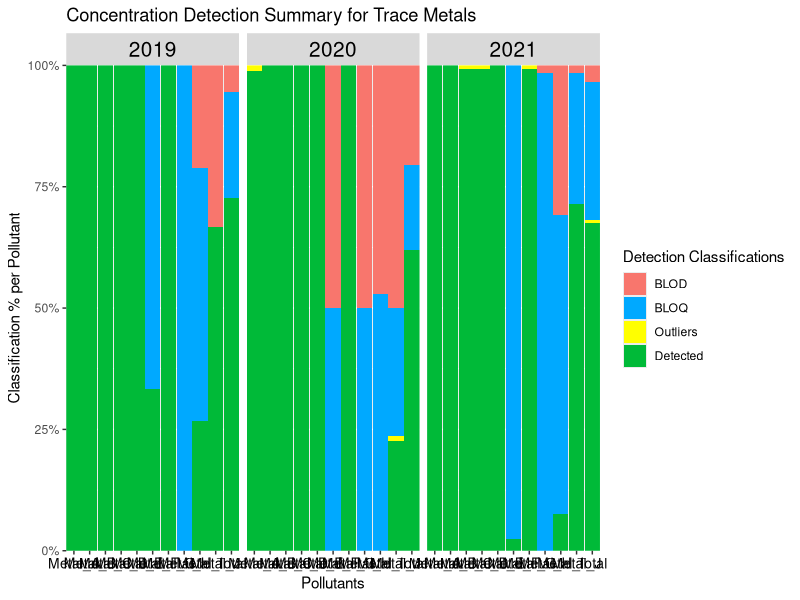
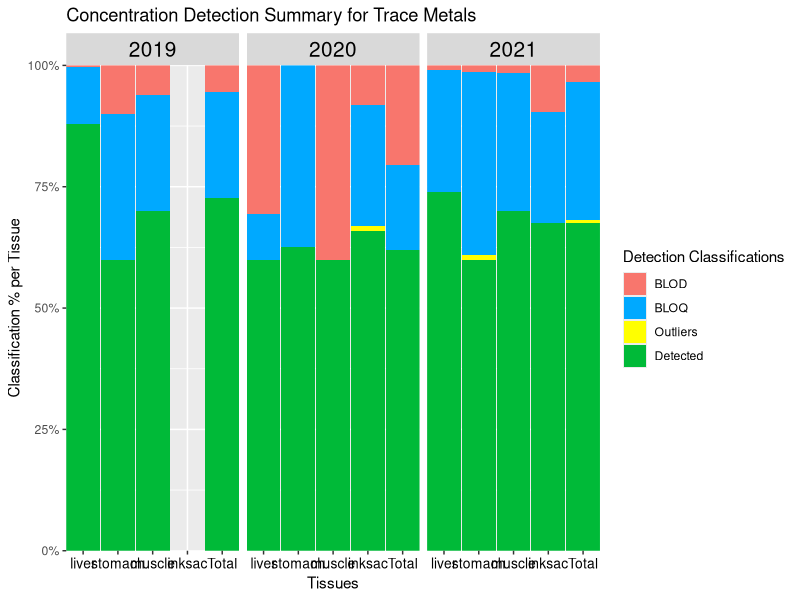
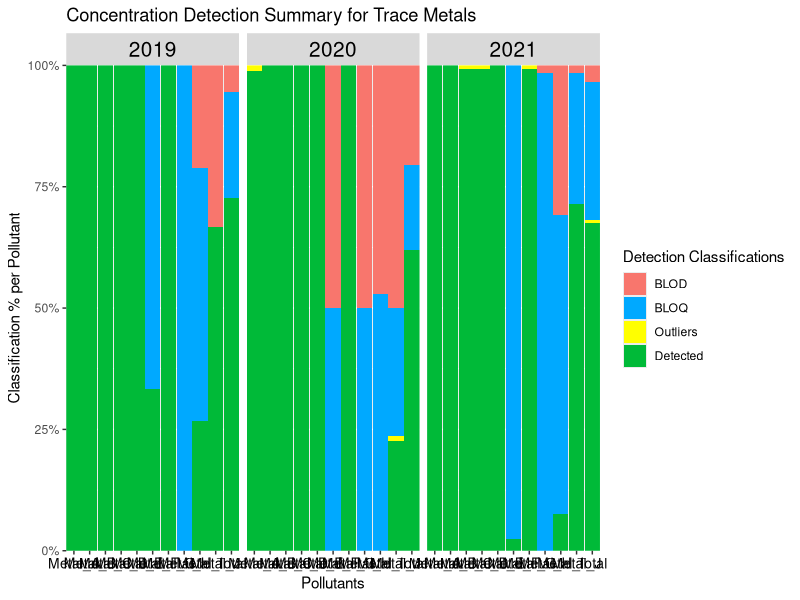
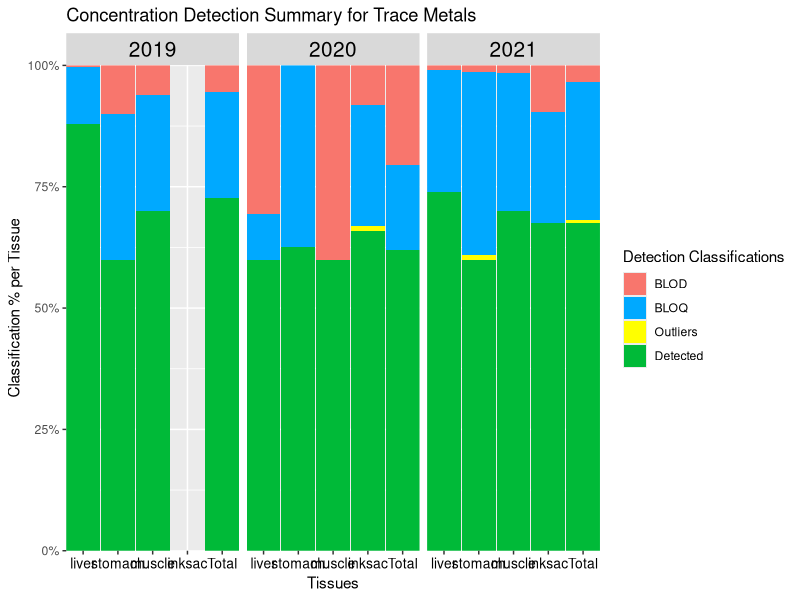

R code for these plots, in order:
#LOADING LIBRARIES----
library(ggplot2)  # For plotting graphs
library(grid) # for creating, modifying, and arranging graphical objects ("grobs") like text, lines, rectangles, and complex layouts.
library(dplyr) # for data manipulation
library(tidyr) # For a collection of R packages used for data manipulation and visualization.
library(stringr) # For String Manipulation
library(tibble) # for modern, user-friendly reimagining of data frames with better printing and subsetting features.
library(openxlsx) # for  reading, writing, and editing Excel files directly from R.



#Data Processor Function before doing analysis
#IT is recommended that the 'Keep_LOQ_values' argument remain as FALSE to remove all values below blank control (BB) or LOQ (BLOQ) to get a more accurate figure for the number of outliers within the dataset for the detection summary otherwise it will also classify values that are BB or BLOQ  as outliers leading to double counting.
process_dataset_for_detection_summary <- function(data, keep_LOQ_values=FALSE) {
  # Check if the dataset is Trace Metals.
  if (grepl("Metal", colnames(data)[16])) {
    
    # Processing for Trace Metals dataset
    data <- data %>%
      relocate(1:15, colnames(data)[16:25]) %>%
      mutate(across(4, ~ paste0(., ".")))  # Add "." to column 4
    
    # FUNCTIONS TO HELP MODIFY ID NUMBERS FOR FURTHER ANALYSIS (HM)
    ID_num_modifier <- function(x){#padding 0 to first two digits
      if (str_detect(substring(x[4],1,2),"\\.") == TRUE){ 
        modified_id=paste('0',substring(x[4],1,))
        modified_id<- gsub(" ", "",  modified_id)
        x[4] <- gsub(substring(x[4],1,), modified_id,  x[4])
      }
      return(x)
    }
    
    
    # Apply the 'ID_num_modifier' function and remove "." from the 'Area' column for data version 1 with numerical values as concentrationentrations
    data1 <- as.data.frame(t(apply(data, MARGIN = 1, ID_num_modifier)))
    data1$ID_num <- gsub("\\.", "", data1$ID_num)
    
    # Apply the 'ID_num_modifier' function and remove "." from the 'Area' column for data version 2 with classification groups (categorical values) representing concentration values
    data2 <- as.data.frame(t(apply(data, MARGIN = 1, ID_num_modifier)))
    data2$ID_num <- gsub("\\.", "", data2$ID_num)
    
    if(keep_LOQ_values == FALSE){
      cat("The LOQ values were replaced with 0.\n")
      # Replace "BLOQ" values with 0 in the relevant columns (16:25)
      data1[, 16:25] <- lapply(data1[, 16:25], gsub, pattern = ".*BLOQ.*", replacement = 0)
      data1[,c(16:25)] <- lapply(data1[,c(16:25)], gsub, pattern = ".*BB.*", replacement = 0)
      data1[,c(16:25)] <- lapply(data1[,c(16:25)], gsub, pattern = "^0$", replacement = 0)
      data1[,c(16:25)]  <- lapply(data1[,c(16:25)] , gsub, pattern = "N/A", replacement = 0)
      
      data2[,c(16:25)] <- lapply(data2[,c(16:25)], gsub, pattern = ".*BLOQ.*", replacement = 'BLOQ')
      data2[,c(16:25)] <- lapply(data2[,c(16:25)], gsub, pattern = ".*BB.*", replacement = 'BLOQ')
      data2[,c(16:25)] <- lapply(data2[,c(16:25)], gsub, pattern = "^0$", replacement = 'BLOD')
      data2[,c(16:25)]  <- lapply(data2[,c(16:25)] , gsub, pattern = "N/A", replacement = 'BLOD')
      data2[,c(16:25)] <- lapply(data2[,c(16:25)], gsub, pattern = "[0-9.]+", replacement = "Detected")
      return(list(dataset_with_numerical_values=data1, dataset_with_categorical_values=data2))
      
    }else{
      # Removing "BLOQ" and "BB" values in the relevant columns (16:25)
      data1[, 16:25] <- lapply(data1[, 16:25], gsub, pattern = " BLOQ", replacement = "")
      data1[,c(16:25)] <- lapply(data1[,c(16:25)], gsub, pattern = " BB", replacement = "")
      data1[,c(16:25)] <- lapply(data1[,c(16:25)], gsub, pattern = "^0$", replacement = 0)
      data1[,c(16:25)]  <- lapply(data1[,c(16:25)] , gsub, pattern = "N/A", replacement = 0)
      
      data2[,c(16:25)] <- lapply(data2[,c(16:25)], gsub, pattern = ".*BLOQ.*", replacement = 'BLOQ')
      data2[,c(16:25)] <- lapply(data2[,c(16:25)], gsub, pattern = ".*BB.*", replacement = 'BLOQ')
      data2[,c(16:25)] <- lapply(data2[,c(16:25)], gsub, pattern = "^0$", replacement = 'BLOD')
      data2[,c(16:25)]  <- lapply(data2[,c(16:25)] , gsub, pattern = "N/A", replacement = 'BLOD')
      data2[,c(16:25)] <- lapply(data2[,c(16:25)], gsub, pattern = "[0-9.]+", replacement = "Detected")
      
      process_with_user_input <- function() {
        # Ask the user if they want to keep LOQ values
        keep_loq <- readline(prompt = "Do you want to keep the original LOQ values? (yes/no): ")
        
        if (tolower(keep_loq) == "yes") {
          cat("You chose to keep LOQ values.\n")
          return("Keep LOQ") # Return a clear message indicating the choice
        } else if (tolower(keep_loq) == "no") {
          multiplier <- NA
          while (is.na(multiplier)) {
            user_input <- readline(prompt = "What number do you want to multiply the LOQ values by? ")
            multiplier <- suppressWarnings(as.numeric(user_input))
            
            if (is.na(multiplier)) {
              cat("Invalid input. Please enter a numeric value.\n")
            }
          }
          
          cat("You chose a multiplier of ", multiplier, ".\n")
          return(multiplier) # Return the chosen multiplier
        } else {
          cat("Invalid input. Please answer with 'yes' or 'no'.\n")
          return(NULL) # Return NULL for invalid input
        }
      }
      
      # To get user input for 
      user_choice <- process_with_user_input()
      
      # Modify "BLOQ" and "BB" values with userinput in the relevant columns (16:25)
      process_data <- function(data, multiplier) {
        # Validate user input
        if (is.na(multiplier)) {
          stop("Invalid multiplier. Please enter a numeric value.")
        }
        
        data1[, 16:25] <- lapply(16:25, function(index) {
          column <- data[[index]]  # Extract the column
          # Identify which values contain "BLOQ" or "BB"
          bloq_bb_mask <- grepl(" BLOQ| BB", column)
          # Remove "BLOQ" and "BB" text and convert to numeric
          cleaned_column <- suppressWarnings(as.numeric(gsub(" BLOQ| BB", "", column)))
          
          # Multiply only the masked values by the multiplier
          if (is.numeric(multiplier)) {
            cleaned_column[bloq_bb_mask] <- cleaned_column[bloq_bb_mask] * multiplier
          }
          
          # Return the updated column
          return(cleaned_column)
        })
        
        # Return the updated dataset
        return(list(dataset_with_numerical_values=data1, dataset_with_categorical_values=data2))
      }
      data1 <-process_data(data, user_choice)
      #return(list(dataset_with_numerical_values=data1, dataset_with_categorical_values=data2))
    }
    
  } else {
    # Processing for Organic Compounds dataset
    data <- data %>%
      relocate(Area, .after = ID_num) %>%
      mutate(across(4, ~ paste0(., ".")))  # Add "." to column 4
    
    # Convert column 6 to lowercase
    data[, 6] <- tolower(data[, 6])
    
    
    # FUNCTIONS TO HELP MODIFY ID NUMBERS FOR FURTHER ANALYSIS (HM)
    ID_num_modifier <- function(x){#padding 0 to first two digits
      if (str_detect(substring(x[4],1,2),"\\.") == TRUE){ 
        sk=paste('0',substring(x[4],1,))
        sk<- gsub(" ", "",  sk)
        x[4] <- gsub(substring(x[4],1,), sk,  x[4])
      }
      return(x)
    }
    
    # Apply the 'ID_num_modifier' function and remove "." from the 'Area' column for data version 1 with numerical values as concentrations
    data1 <- as.data.frame(t(apply(data, MARGIN = 1, ID_num_modifier)))
    data1$ID_num <- gsub("\\.", "", data1$ID_num)
    
    # Apply the 'ID_num_modifier' function and remove "." from the 'Area' column for data version 2 with classification groups representing concentration values
    data2 <- as.data.frame(t(apply(data, MARGIN = 1, ID_num_modifier)))
    data2$ID_num <- gsub("\\.", "", data2$ID_num)
    
    if(keep_LOQ_values == FALSE){
      cat("The LOQ values were replaced with 0.\n")
      # Replace "BLOQ", "N/A", and "0" values with 0 in the relevant columns (16:19)
      data1[, 16:19] <- lapply(data1[, 16:19], gsub, pattern = ".*BLOQ.*", replacement = 0)
      data1[, 16:19] <- lapply(data1[, 16:19], gsub, pattern = "N/A", replacement = 0)
      data1[, 16:19] <- lapply(data1[, 16:19], gsub, pattern = "^0$", replacement = 0)
      
      data2[,c(16:19)] <- lapply(data2[,c(16:19)], gsub, pattern = ".*BLOQ.*", replacement = 'BLOQ')
      data2[,c(16:19)] <- lapply(data2[,c(16:19)], gsub, pattern = "^0$", replacement = 'BLOD')
      data2[,c(16:19)]  <- lapply(data2[,c(16:19)] , gsub, pattern = "N/A", replacement = 'BLOD')
      data2[,c(16:19)] <- lapply(data2[,c(16:19)], gsub, pattern = "[0-9.]+", replacement = "Detected")
      
      return(list(dataset_with_numerical_values=data1, dataset_with_categorical_values=data2))
      
    }else{
      # Removing "BLOQ" and  values in the relevant columns (16:19)
      data1[, 16:19] <- lapply(data1[, 16:19], gsub, pattern = " BLOQ", replacement = "")
      data1[, 16:19] <- lapply(data1[, 16:19], gsub, pattern = "N/A", replacement = 0)
      data1[, 16:19] <- lapply(data1[, 16:19], gsub, pattern = "^0$", replacement = 0)
      
      data2[,c(16:19)] <- lapply(data2[,c(16:19)], gsub, pattern = ".*BLOQ.*", replacement = 'BLOQ')
      data2[,c(16:19)] <- lapply(data2[,c(16:19)], gsub, pattern = "^0$", replacement = 'BLOD')
      data2[,c(16:19)]  <- lapply(data2[,c(16:19)] , gsub, pattern = "N/A", replacement = 'BLOD')
      data2[,c(16:19)] <- lapply(data2[,c(16:19)], gsub, pattern = "[0-9.]+", replacement = "Detected")
      
      process_with_user_input <- function() {
        # Ask the user if they want to keep LOQ values
        keep_loq <- readline(prompt = "Do you want to keep LOQ values? (yes/no): ")
        
        if (tolower(keep_loq) == "yes") {
          cat("You chose to keep LOQ values.\n")
          return("Keep LOQ") # Return a clear message indicating the choice
        } else if (tolower(keep_loq) == "no") {
          multiplier <- NA
          
          while (is.na(multiplier)) {
            user_input <- readline(prompt = "What number do you want to multiply the LOQ values by? ")
            multiplier <- suppressWarnings(as.numeric(user_input))
            
            if (is.na(multiplier)) {
              cat("Invalid input. Please enter a numeric value.\n")
            }
          }
          
          cat("You chose a multiplier of ", multiplier, ".\n")
          return(multiplier) # Return the chosen multiplier
        } else {
          cat("Invalid input. Please answer with 'yes' or 'no'.\n")
          return(NULL) # Return NULL for invalid input
        }
      }
      
      # To get user input for 
      user_choice <- process_with_user_input()
      
      # Modify "BLOQ" and "BB" values with userinput in the relevant columns (16:25)
      process_data <- function(data, multiplier) {
        # Validate user input
        if (is.na(multiplier)) {
          stop("Invalid multiplier. Please enter a numeric value.")
        }
        data1[, 16:19] <- lapply(16:19, function(index) {
          column <- data[[index]]  # Extract the column
          # Identify which values contain "BLOQ" or "BB"
          bloq_bb_mask <- grepl(" BLOQ| BB", column)
          # Remove "BLOQ" and "BB" text and convert to numeric
          cleaned_column <- suppressWarnings(as.numeric(gsub(" BLOQ| BB", "", column)))
          
          # Multiply only the masked values by the multiplier
          if (is.numeric(multiplier)) {
            cleaned_column[bloq_bb_mask] <- cleaned_column[bloq_bb_mask] * multiplier
          }
          
          # Return the updated column
          return(cleaned_column)
        })
        # Return the updated dataset
        return(list(dataset_with_numerical_values=data1, dataset_with_categorical_values=data2))
      }
      data1 <-process_data(data, user_choice)
      #return(list(dataset_with_numerical_values=data1, dataset_with_categorical_values=data2))
    }
  }
}


# Data Processing for Trace Metals dataset
tracemetals_data <- read.csv("Squid_Concentration_Analysis/1-Data_Preprocessing/Final_Results_For_Analysis/Final_TMresults_mgkg.csv", header = TRUE)
datasets_for_trace_metals <- process_dataset_for_detection_summary(tracemetals_data, keep_LOQ_values = FALSE) 


# Data Processing for Organic Compounds dataset
organiccompounds_data <- read.csv("Squid_Concentration_Analysis/1-Data_Preprocessing/Final_Results_For_Analysis/Final_OCresults_mgkg.csv", header = TRUE)
datasets_for_organic_compounds <- process_dataset_for_detection_summary(organiccompounds_data, keep_LOQ_values = FALSE)




#HELPER FUNCTIONS FOR PROCESSING DATA

#This helper function iterates through the dataset_for_numerical_values_per_tissue by row in the concentration column. If the concentration is three times the mean of the other concentrations within that dataset then it is flagged as an outlier. It also counts the number of outliers for each tissue in each year. 
#x=dataset_for_numerical_values_per_tissue which has already been subsetted per pollutant 
#y=input_dataset_numerical_values which is the initial dataset loaded before being subsetted.
outliercheck <- function(x, y){
  if (grepl("Metal", colnames(y)[16])) {
    column_range <- 16:25
    z<-y
  }else{
    column_range <- 16:19
    z<-y
  }
  
  #preparing empty lists to store results
  list0 <- list()
  list0names <- c()
  count_outliers<- c()
  
  #For loop iterates over dataset_for_numerical_values_per_tissue to find outlier based on compliance check. It iterates over each value within that dataset and if the value is three times the mean of the other values within that dataset then it is flagged as an outlier.
  for (row in 1:nrow(x)){
    if((as.numeric(x[row,'concentration']))>(3*mean(as.numeric(x[-row,'concentration'])))){
      count_outliers <- append(count_outliers, 1)
      x[row,'outlier'] <- 'yes'
    }else{
      count_outliers <- append(count_outliers, 0)
      x[row,'outlier'] <- 'no'
    }
  }
  
  #This dataset gives the  number of outliers for each tissue per pollutant and labelled as outlier count.
  final_count_outliers <- sum(count_outliers)
  list0<-append(list(final_count_outliers),list0, 0)
  name0 <- paste("summarized_categorical_values_1", sep = "")
  list0names <- append(list0names,name0)
  
  #This dataset tells you which value within the subsetted dataset is considered an outlier based on the rules set.
  list0<-append(list(x),list0, 0)
  name0 <- paste("outlier_detection_dataset1", sep = "")
  list0names <- append(list0names,name0)
  
  
  #NEED TO RECHECK THIS BECAUSE I MIGHT NOT NEED IT
  list0<-append(list(z),list0, 0)
  name0 <- paste("partial_input_dataset", sep = "")
  list0names <- append(list0names,name0)
  
  #Returning list to be further processsed
  return(outlier_dataset_list=list0)
}


#This helper function iterates uses the data_list input and subsets both the numerical and categoral datasets per year, pollutant and tissue for detailed processing of data distribution which includes summarizing the data per year, tissue and pollutant to find out which and how many of the concentration values using the classification categories (detected, below limit of quantification (BLOQ) and below limit of detection (BLOD) and Below blank control (BB)). In addition it uses the outliercheck function to detect and summarize the number of outliers in each subsetted dataset and returns summarized dataframes showing the detected outlier values and final datasets where the outliers are removed or not based on the users preference. It also returns the summarized categorical dataset showing the number of values for each category per year, pollutant and tissue.
summarizing_and_subsetting_datasets <- function (x, y, classification_categories, status_levels, column_range){
  
  
  #LOADING INPUT DATASETS
  #Loading datasets from lists to be subsetted later for data distribution processing
  Subset_of_dataset_with_numerical_values <- x[,c(column_range,1,3,6)]
  Subset_of_dataset_with_categorical_values <- y[,c(column_range,1,3,6)]
  
  
  
  input_dataset_numerical_values<-x #saving the dataset_with_numerical_values as the input dataset for outliercheck and fiinal_dataset creation
  #print(input_dataset_numerical_values)
  
  #loading classification categories
  {if(!is.na(classification_categories[1]))category1<-(classification_categories[1])}
  {if(!is.na(classification_categories[2]))category2<-(classification_categories[2])}
  {if(!is.na(classification_categories[3]))category3<-(classification_categories[3])}
  
  
  #HOUSEKEEPING BEFORE PROCESSING
  #Getting column names from datasets
  column_names <- colnames(input_dataset_numerical_values)[column_range]
  
  
  
  #arranging tissues into a vector specifically to rank them accoriding to toxicity (from tissue with highest toxicity to lowest)
  tissues <- c('liver', 'stomach', 'muscle', 'inksac')
  
  #Saving years as levels for for loop
  years <- levels(factor(input_dataset_numerical_values[,3]))
  
  #Changing loaded datasets to long format for further processing
  long_dataset_with_categorical_values <- Subset_of_dataset_with_categorical_values %>% pivot_longer(all_of(column_names), names_to = "pollutant", values_to = "status")
  
  long_dataset_with_numerical_values_no_zero <- Subset_of_dataset_with_numerical_values %>% pivot_longer(all_of(column_names), names_to = "pollutant", values_to = "concentration")%>%subset(concentration !=0)
  
  
  #CREATING EMPTY DATAFRAMES
  #Empty dataframe to store the accumulated yearly total for the categorical values to be visualized later
  summarized_categorical_values_full <- data.frame(matrix(ncol=8, nrow = 0), check.names = FALSE)
  colnames(summarized_categorical_values_full)<-c('year', 'pollutant', 'Tissue', 'Total_N', classification_categories, 'Outliers')
  
  #Empty dataset for outlier detection using numerical dataset
  full_dataset_for_outlier_detection_using_numerical_values <- data.frame(matrix(ncol=5, nrow = 0), check.names = FALSE)
  colnames(full_dataset_for_outlier_detection_using_numerical_values)<-c('year','Tissue', 'pollutant', 'concentration', 'outlier')
  
  #Empty dataset for outlier count.
  summarized_categorical_values_1 <- data.frame(matrix(ncol=8, nrow = 0), check.names = FALSE)
  colnames(summarized_categorical_values_1)<-c('year', 'pollutant', 'Tissue', 'Total_N', classification_categories, 'Outliers')
  
  
  #Empty dataset for accumulated input dataset.
  full_input_dataset <- data.frame(matrix(ncol=ncol(input_dataset_numerical_values), nrow = 0), check.names = FALSE)
  colnames(full_input_dataset)<-colnames(input_dataset_numerical_values)
  
  
  
  #SUBSETTING INPUT DATASETS
  for (h in 1:length(years)){ 
    year <- years[h] 
    # This empty dataset was constructed to record the yearly total for the categorical values to be visualized later
    summarized_categorical_values_1 <- data.frame(matrix(ncol=8, nrow = 0), check.names = FALSE)
    colnames(summarized_categorical_values_1)<-c('year', 'pollutant', 'Tissue', 'Total_N', classification_categories, 'Outliers')
    
    #Empty dataframes for accumulated categirical data
    summarized_categorical_values_2_accumulated <- data.frame(matrix(ncol=8, nrow = 0), check.names = FALSE)
    colnames(summarized_categorical_values_2_accumulated)<-c('year', 'pollutant', 'Tissue', 'Total_N', classification_categories, 'Outliers')
    
    
    long_dataset_with_categorical_values_per_year <-as.data.frame(filter(long_dataset_with_categorical_values, Year==year))
    long_dataset_with_numerical_values_per_year<-as.data.frame(filter(long_dataset_with_numerical_values_no_zero, Year==year))
    
    # Used to subset categorical and numerical datasets per pollutant
    for (i in 1:length(column_names)) {
      pollutant_name <- column_names[i] 
      #Empty dataset for outlier detection using numerical dataset
      outlier_detection_using_numerical_values <- data.frame(matrix(ncol=5, nrow = 0), check.names = FALSE)
      colnames(outlier_detection_using_numerical_values) <-c('year','Tissue', 'pollutant', 'concentration', 'outlier')
      
      
      dataset_for_categorical_values_per_pollutant <-as.data.frame(filter(long_dataset_with_categorical_values_per_year, pollutant==pollutant_name))
      dataset_for_numerical_values_per_pollutant <-as.data.frame(filter(long_dataset_with_numerical_values_per_year, pollutant== pollutant_name))
      
      
      # Used to subset categorical and numerical datasets per tissue
      for(j in 1:length(tissues)){ 
        tissue_name <- tissues[j] 
        dataset_for_categorical_values_per_tissue<-as.data.frame(filter(dataset_for_categorical_values_per_pollutant, Tissue==tissue_name))
        dataset_for_numerical_values_per_tissue<-as.data.frame(filter(dataset_for_numerical_values_per_pollutant, Tissue==tissue_name)%>%mutate(outlier=NA))
        
        
        #summarizing dataset based on the count of each classification category with the final column as the sum of the outlier for the detected values using dataset_for_numerical_values_per_tissue   
        summarized_categorical_values_1[1,1] <- year
        summarized_categorical_values_1[1,2] <- pollutant_name
        summarized_categorical_values_1[1,3] <- tissue_name
        summarized_categorical_values_1[1,4] <- nrow(dataset_for_categorical_values_per_tissue)
        summarized_categorical_values_1[1,5] <- sum(str_count(dataset_for_categorical_values_per_tissue$status,category1))
        summarized_categorical_values_1[1,6] <- sum(str_count(dataset_for_categorical_values_per_tissue$status,fixed(category2)))
        summarized_categorical_values_1[1,7] <- sum(str_count(dataset_for_categorical_values_per_tissue$status,category3))
        # This "if function" is mainly used to accommodate datasets after being subsetted for tissue with at least one or no entries. for example; inksac in 2019.
        if(nrow(dataset_for_numerical_values_per_tissue)>1){
          summarized_categorical_values_1[1,8] <- outliercheck(x=dataset_for_numerical_values_per_tissue, y=input_dataset_numerical_values)[[1]]
          outlier_detection_dataset1 <- outliercheck(x=dataset_for_numerical_values_per_tissue, y=input_dataset_numerical_values)[[2]]
          outlier_detection_using_numerical_values <- rbind(outlier_detection_using_numerical_values, outlier_detection_dataset1)
          partial_input_dataset <- outliercheck(x=dataset_for_numerical_values_per_tissue, y=input_dataset_numerical_values)[[3]]
          full_input_dataset <- rbind(full_input_dataset, partial_input_dataset)
        
        }else{ #If the number of rows for dataset_for_numerical_values_per_tissue is less than 1 then we run below code
          summarized_categorical_values_1[1,8] <- 0 #put 0 for last column in summarized_categorical_values_1 dataset
 
          #Reconstruct the dataset_for_numerical_values_per_tissue to record the dearth in data for this tissue.
          dataset_for_numerical_values_per_tissue[ 1,'Year'] <- paste(year)
          dataset_for_numerical_values_per_tissue[ 1,'pollutant'] <- paste(pollutant_name)
          dataset_for_numerical_values_per_tissue[ 1,'Tissue'] <- paste(tissue_name)
          
          #If the dataset_for_numerical_values_per_tissue has atleast 1 row then we just keep the concentration
          if(nrow(dataset_for_numerical_values_per_tissue)==1){
            dataset_for_numerical_values_per_tissue[1,'concentration'] <- paste(dataset_for_numerical_values_per_tissue[,'concentration'])
          }else{ #If the dataset_for_numerical_values_per_tissue has no rows then we put the concentration as 0
            dataset_for_numerical_values_per_tissue[ 1,'concentration'] <- 0 
          }
          #Whether the dataset_for_numerical_values_per_tissue has 1 or no rows then we record in the last column that there are no outliers sinc there will be no other values to compare that one value of no values with.
          dataset_for_numerical_values_per_tissue[ 1,'outlier'] <- 'no'
          
          #Accumulating the dataset_for_numerical_values_per_tissue for a final dataset for all tissues
          outlier_detection_using_numerical_values <- rbind(outlier_detection_using_numerical_values, dataset_for_numerical_values_per_tissue)
          
        }
        #Accumulating the summarized_categorical_values_1 dataset for a final dataset for all tissues
        summarized_categorical_values_2_accumulated <- rbind(summarized_categorical_values_2_accumulated,summarized_categorical_values_1)
        
      } #Tissue
      #Accumulating the outlier_detection_using_numerical_values dataset for a final dataset for all tissues
      
      full_dataset_for_outlier_detection_using_numerical_values <- rbind(full_dataset_for_outlier_detection_using_numerical_values, outlier_detection_using_numerical_values)
      
      
    }# pollutants
    summarized_categorical_values_full <- rbind(summarized_categorical_values_full,summarized_categorical_values_2_accumulated)
    
    summarized_categorical_values_yearly_total <- data.frame(matrix(ncol=8, nrow = 0), check.names = FALSE)
    colnames(summarized_categorical_values_yearly_total)<-c('year', 'pollutant', 'Tissue', 'Total_N',classification_categories, 'Outliers')
    
    #summarizing datasets based on the count of each classification category using the long_dataset_with_categorical_values_per_year for the yearly categorical values 
    summarized_categorical_values_yearly_total[1,1] <- year
    summarized_categorical_values_yearly_total[1,2] <- 'Total'
    summarized_categorical_values_yearly_total[1,3] <- 'Total'
    summarized_categorical_values_yearly_total[1,4] <- nrow(long_dataset_with_categorical_values_per_year) 
    summarized_categorical_values_yearly_total[1,5] <- sum(str_count(long_dataset_with_categorical_values_per_year$status,category1))
    summarized_categorical_values_yearly_total[1,6] <- sum(str_count(long_dataset_with_categorical_values_per_year$status,fixed(category2)))
    summarized_categorical_values_yearly_total[1,7] <- sum(str_count(long_dataset_with_categorical_values_per_year$status,category3))
    summarized_categorical_values_yearly_total[1,8] <- sum(as.numeric(summarized_categorical_values_full$Outliers))
    #Accumulating the summarized_categorical_values_yearly_total for each year into one dataset.
    summarized_categorical_values_full <- rbind(summarized_categorical_values_full, summarized_categorical_values_yearly_total)
  } #years
  summarized_categorical_values_full1 <- summarized_categorical_values_full
  
  for(row in 1:nrow(summarized_categorical_values_full1)) {
    summarized_categorical_values_full1[row,'Detected'] <- summarized_categorical_values_full1[row,'Detected']-summarized_categorical_values_full1[row,'Outliers']
  }
  status_levels<- status_levels
  final_dataset_categorical_values<- summarized_categorical_values_full1 %>% pivot_longer(all_of(status_levels), names_to = "status", values_to = "values")
  
  
  
  final_dataset_for_plotting_by_tissue <- final_dataset_categorical_values %>%group_by(status, Tissue,pollutant, year) %>%mutate(Percentage = (values/Total_N)* 100) #correct (status, Tissue,pollutant, year)
  
  
  final_dataset_for_plotting_by_pollutants <- final_dataset_categorical_values %>%
    filter(!(Tissue == "inksac" & year == 2019)) %>%  # Remove rows with inksacs and 2019
    group_by(status,pollutant, year) %>%
    mutate(Percentage = (values / Total_N) * 100)
  
  final_dataset_for_plotting_by_tissue[is.na(final_dataset_for_plotting_by_tissue) | final_dataset_for_plotting_by_tissue < 0] = 0
  
  final_dataset_for_plotting_by_pollutants[is.na(final_dataset_for_plotting_by_pollutants) | final_dataset_for_plotting_by_pollutants < 0] = 0

  
  print('Below are the final results from summarizing_and_subsetting_datasets function')
  cat("\n")
  print('This dataset is called summarized_categorical_values_full')
  print(head(summarized_categorical_values_full,10))
  cat("\n")
  cat("\n")
  print('This dataset is called outlier_detection_using_numerical_value')
  print(head(outlier_detection_using_numerical_values,10))
  cat("\n")
  cat("\n")
  print('This dataset is called final_dataset_for_plotting_by_tissues')
  print(head(as.data.frame(final_dataset_for_plotting_by_tissue),10))
  cat("\n")
  cat("\n")
  print('This dataset is called final_dataset_for_plotting_by_pollutants')
  print(head(as.data.frame(final_dataset_for_plotting_by_pollutants),10))
  
  return(list (detection_summary_count=summarized_categorical_values_full, full_dataset_for_outlier_detection_using_numerical_values=full_dataset_for_outlier_detection_using_numerical_values,input_dataset_numerical_values=input_dataset_numerical_values, final_dataset_for_plotting_by_tissue=final_dataset_for_plotting_by_tissue, final_dataset_for_plotting_by_pollutants=final_dataset_for_plotting_by_pollutants))
}


#This helper function iterates through the outlier_detection_using_numerical_values dataset by row. If the outlier column says yes then it picks out the pollutant for that row to match it with the column name from the input_dataset_numerical_values. When it matches based on the same ID, Year and Tissues and if the user chooses keep the outliers in the dataset, they can do so or replace the outliers with 0 and return a new dataset.
#x=outlier_detection_using_numerical_values 
#y=input_dataset_numerical_values
final_dataset_numerical_values <- function(data_list, keep_outliers, column_range){
  
  #LOADING DATASETS FOR PROCESSING 
  outlier_detection_using_numerical_values <-data_list$full_dataset_for_outlier_detection_using_numerical_values
  input_dataset_numerical_values <-data_list$input_dataset_numerical_values
  #FOR LOOP USED TO PROCESS FINAL DATASET
  for (value in 1:nrow(outlier_detection_using_numerical_values)){
    if(outlier_detection_using_numerical_values[value,'outlier']=='yes'){
      contaminant <- unique(outlier_detection_using_numerical_values[value,'pollutant'])
      for(column_index in 1:length(column_range)){
        if(colnames(input_dataset_numerical_values)[column_index+15]!= contaminant){
          next
        }else{
          for (row in 1:nrow(input_dataset_numerical_values)){
            if(outlier_detection_using_numerical_values[value,'ID']==input_dataset_numerical_values[row,'ID'] & outlier_detection_using_numerical_values[value,'Year']==input_dataset_numerical_values[row,'Year'] & outlier_detection_using_numerical_values[value,'Tissue']==input_dataset_numerical_values[row,'Tissue']){
              if (keep_outliers == FALSE){
                input_dataset_numerical_values[row,column_index+15] <- 0
                final_dataset_for_numerical_values <- input_dataset_numerical_values
              }else{
                input_dataset_numerical_values[row,column_index+15]<-input_dataset_numerical_values[row,column_index+15]
                final_dataset_for_numerical_values <- input_dataset_numerical_values
                
              }
              
              final_dataset_for_numerical_values <- input_dataset_numerical_values
            }else{ #If the IDs, Year and Tissue are not equal to each other then it goes to the value in the input_dataset_numerical_values until the IDs, Year and Tissue match up with those from the outlier_detection_using_numerical_values
              next
            }
          }
        }
      }
    }else{ #If outlier is not equal to 'yes' then it goes to the next value 
      next
    }
    
  }
  return(final_dataset_for_numerical_values)
}


#This helper function plots the data distribution for visualization purposes.
visualization <- function(data_list1){
  
  #LOADING DATASET FOR PLOTTING
  final_dataset_for_plotting_by_tissue <- data_list1$final_dataset_for_plotting_by_tissue #Loading dataset for plotting distribution by tissues
  
  final_dataset_for_plotting_by_pollutants <- data_list1$final_dataset_for_plotting_by_pollutants #Loading dataset for plotting distribution by pollutants
  
  #Preparing empty lists to store results
  list0 <- list()
  list0names <- c()
  
  #Used to create plots
  if (grepl("Metal", final_dataset_for_plotting_by_pollutants[1,'pollutant'])) {
    status_levels<- c('BLOD','BLOQ','Outliers','Detected')
    Colors <-setNames( c('#F8766D','#00A9FF','yellow','#00BA38'),status_levels)
    pollutant_levels <- c("Metal_A","Metal_B","Metal_C","Metal_D","Metal_E","Metal_F","Metal_G","Metal_H","Metal_I","Metal_J", "Total")
    
    plot_pollutants <-ggplot(final_dataset_for_plotting_by_pollutants, aes(x = factor(pollutant, levels = pollutant_levels), y = Percentage, fill= factor(status, levels = status_levels))) + geom_bar(stat="summary", width=0.97) + scale_fill_manual(values=Colors)+
      coord_cartesian(expand = FALSE)+
      labs(title = paste('Concentration Detection Summary for Trace Metals',sep =" "),
           y = "Classification % per Pollutant", x = "Pollutants", fill= 'Detection Classifications')+
      #scale_fill_manual(values=Colors)+
      scale_y_continuous(labels = function(x) paste0(x, "%"))+
      facet_wrap(vars(year), scales ="free_x", ncol=3, drop = FALSE)+ theme(strip.text = element_text(size = 15, colour = 'black'), axis.text.x = element_text(size = 10, colour = 'black'))
    print(plot_pollutants)
    list0<-append(list(plot_pollutants),list0, 0)
    name0 <- paste("Concentration Detection Summary using pollutants", sep = "")
    list0names <- append(list0names,name0)
    
    status_levels<- c('BLOD','BLOQ','Outliers','Detected')
    Colors <-setNames( c('#F8766D','#00A9FF','yellow','#00BA38'),status_levels)
    tissue_levels <- c("liver","stomach","muscle","inksac","Total")
    plot_tissues <-ggplot(final_dataset_for_plotting_by_tissue, aes(x = factor(Tissue, levels = tissue_levels), y = Percentage, fill= factor(status, levels = status_levels))) + geom_bar(stat="summary", width=0.97) + scale_fill_manual(values=Colors)+
      coord_cartesian(expand = FALSE)+
      labs(title = paste('Concentration Detection Summary for Trace Metals',sep =" "),
           y = "Classification % per Tissue", x = "Tissues", fill= 'Detection Classifications')+
      #scale_fill_manual(values=Colors)+
      scale_y_continuous(labels = function(x) paste0(x, "%"))+
      facet_wrap(vars(year), scales ="free_x", ncol=3, drop = FALSE)+ theme(strip.text = element_text(size = 15, colour = 'black'), axis.text.x = element_text(size = 10, colour = 'black'))
    print(plot_tissues)
    list0<-append(list(plot_tissues),list0, 0)
    name0 <- paste("Concentration Detection Summary using tissues", sep = "")
    list0names <- append(list0names,name0)
  }else{
    status_levels<- c('BLOD','BLOQ','Outliers','Detected')
    Colors <-setNames( c('#F8766D','#00A9FF','yellow','#00BA38'),status_levels)
    pollutant_levels <- c("Organic_A","Organic_B","Organic_C","Organic_D","Total")
    
    plot_pollutants <-ggplot(final_dataset_for_plotting_by_pollutants, aes(x = factor(pollutant, levels = pollutant_levels), y = Percentage, fill= factor(status, levels = status_levels))) + geom_bar(stat="summary", width=0.97) + scale_fill_manual(values=Colors)+
      coord_cartesian(expand = FALSE)+
      labs(title = paste('Concentration Detection Summary for Organic Compounds',sep =" "),
           y = "Classification % per Pollutant", x = "Pollutants", fill= 'Detection Classifications')+
      #scale_fill_manual(values=Colors)+
      scale_y_continuous(labels = function(x) paste0(x, "%"))+
      facet_wrap(vars(year), scales ="free_x", ncol=3, drop = FALSE)+ theme(strip.text = element_text(size = 15, colour = 'black'), axis.text.x = element_text(size = 10, colour = 'black'))
    print(plot_pollutants)
    list0<-append(list(plot_pollutants),list0, 0)
    name0 <- paste("Concentration Detection Summary using pollutants", sep = "")
    list0names <- append(list0names,name0)
    
    status_levels<- c('BLOD','BLOQ','Outliers','Detected')
    Colors <-setNames( c('#F8766D','#00A9FF','yellow','#00BA38'),status_levels)
    tissue_levels <- c("liver","stomach","muscle","inksac","Total")
    plot_tissues <-ggplot(final_dataset_for_plotting_by_tissue, aes(x = factor(Tissue, levels = tissue_levels), y = Percentage, fill= factor(status, levels = status_levels))) + geom_bar(stat="summary", width=0.97) + scale_fill_manual(values=Colors)+
      coord_cartesian(expand = FALSE)+
      labs(title = paste('Concentration Detection Summary for Organic Compounds',sep =" "),
           y = "Classification % per Tissue", x = "Tissues", fill= 'Detection Classifications')+
      #scale_fill_manual(values=Colors)+
      scale_y_continuous(labels = function(x) paste0(x, "%"))+
      facet_wrap(vars(year), scales ="free_x", ncol=3, drop = FALSE)+ theme(strip.text = element_text(size = 15, colour = 'black'), axis.text.x = element_text(size = 10, colour = 'black'))
    print(plot_tissues)
    list0<-append(list(plot_tissues),list0, 0)
    name0 <- paste("Concentration Detection Summary using tissues", sep = "")
    list0names <- append(list0names,name0)
  }  
  
  names(list0) <- list0names
  return(data_distribution_plots=list0)
}


#This main Function incorporates all the previous functions to help  process the data and create the tables and graphs needed to visualize and interpret the data distribution. The keep_outliers argument is for the final updated dataset. If it is 'FALSE' then it replaces the outliers with 0 in the updated final dataset. If 'TRUE' then it keeps the outliers. 
detection_summary <- function(data_list, keep_outliers){
  
  dataset_with_categorical_values <- data_list$dataset_with_categorical_values
  dataset_with_numerical_values <- data_list$dataset_with_numerical_values
  
  keep_outliers
  
  x <- data_list$dataset_with_categorical_values
  
  if (grepl("Metal", colnames(x)[16])) {
    
    column_range <- 16:25
    
    classification_categories <- c('BLOD',"BLOQ",'Detected')
    
    status_levels <- c('BLOD',"BLOQ", 'Outliers', 'Detected')
    
    data_list1 <- summarizing_and_subsetting_datasets(dataset_with_numerical_values, dataset_with_categorical_values, classification_categories, status_levels, column_range)
    
    new_dataset <- final_dataset_numerical_values(data_list1, keep_outliers, column_range)
    
    graph <- visualization (data_list1)
    
  }else{
    
    column_range <- 16:19
    
    classification_categories <- c('BLOD',"BLOQ",'Detected')
    
    status_levels <- c('BLOD',"BLOQ", 'Outliers', 'Detected')
    
    #Loading datasets from lists to be subsetted later for data distribution processing
    dataset_with_categorical_values <- data_list$dataset_with_categorical_values
    dataset_with_numerical_values <- data_list$dataset_with_numerical_values
    
    data_list1 <- summarizing_and_subsetting_datasets(x=dataset_with_numerical_values, y=dataset_with_categorical_values, classification_categories, status_levels, column_range)
    
    new_dataset <- final_dataset_numerical_values(data_list1, keep_outliers, column_range)
    
    graph <- visualization (data_list1)
    
  }
  return(list (summarized_and_subsetted_datasets=data_list1, #summarized and subsetted the datasets finding the outliers and counting the classification categories for each pollutant in each year and for each tissue.  
               updated_dataset_of_numerical_values=new_dataset, #if outliers are chosen to be removed then all the outliers in the updated dataset will be zero
               detection_summary_graph=graph))
}

detection_summaries <- detection_summary(datasets_for_trace_metals, keep_outliers=TRUE)

#Below code saves multiple plots and data table into individual PNG files and excel files for Trace metals and organic compounds. It loops through the list of plots and and for each plot it extracts its name, and the plot then saves it in one .png file using grid.draw() and the data tables are also saved as in the same file as an execel worksheet in an excel workbook. Then the excel uses VBA to produce a pdf of the respective data table.
save_detection_summary_outputs <- function(detection_summary_list) {
  
  # Extract plot and data
  graph_list <- detection_summary_list[["detection_summary_graph"]]
  df <- detection_summary_list[["summarized_and_subsetted_datasets"]][["detection_summary_count"]]
  
  # Get plot data for pollutant type check
  example_plot_data <- graph_list[["Concentration Detection Summary using pollutants"]][[1]]
  pollutant_types <- unique(example_plot_data$pollutant)
  
  # Decide output folder and Excel file path
  if (any(grepl("Metal", pollutant_types))) {
    output_folder <- "Squid_Concentration_Analysis/2-Detection_summary/Detection_summary_plots_and_tables/Trace_metals"
    excel_file <- file.path(output_folder, "detection_summary_count_tm.xlsm")
  } else {
    output_folder <- "Squid_Concentration_Analysis/2-Detection_summary/Detection_summary_plots_and_tables/Organic_compounds"
    excel_file <- file.path(output_folder, "detection_summary_count_oc.xlsm")
  }
  
  # Create output folder if needed
  if (!dir.exists(output_folder)) {
    dir.create(output_folder, recursive = TRUE)
  }
  
  # Save plots as PNG
  for (plot_name in names(graph_list)) {
    plot_obj <- graph_list[[plot_name]]
    
    # Unwrap if nested
    if (is.list(plot_obj) && inherits(plot_obj[[1]], "gg")) {
      plot_obj <- plot_obj[[1]]
    }
    
    if (!inherits(plot_obj, "gg")) {
      cat("⚠️ Skipping", plot_name, "- not a ggplot object.\n")
      next
    }
    
    tryCatch({
      png_path <- file.path(output_folder, paste0(plot_name, ".png"))
      png(png_path, width = 1400, height = 800)
      grid.draw(ggplotGrob(plot_obj))
      dev.off()
      cat("✅ Plot saved:", png_path, "\n")
    }, error = function(e) {
      cat("⚠️ Error saving", plot_name, ":", e$message, "\n")
    })
  }
  
  # Save detection summary data to Excel
  sheet_name <- "summary"
  
  if (file.exists(excel_file)) {
    wb <- loadWorkbook(excel_file)
    
    existing_sheets <- tolower(names(wb))
    if (sheet_name %in% existing_sheets) {
      removeWorksheet(wb, names(wb)[which(existing_sheets == sheet_name)])
    }
  } else {
    wb <- createWorkbook()
  }
  
  addWorksheet(wb, sheet_name)
  writeData(wb, sheet_name, df)
  saveWorkbook(wb, file = excel_file, overwrite = TRUE)
  
  cat("✅ Data saved to Excel:", excel_file, "\n")
}
#Calling save_graphs function:
save_detection_summary_outputs(detection_summaries)
